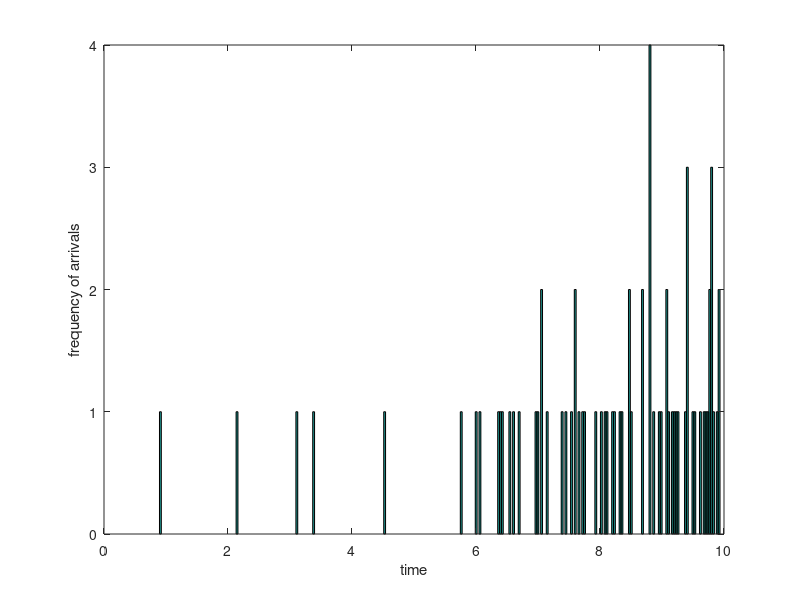

This chart was generated by the following MATLAB code:
%program to simulate a non-homogenous poison process

clear all;
close all;
clc;
T=10;                   %time for which simulation is to be carried out
%arrival_time = zeros(1,300);
t=0;
lambda = 26;            %maximum value of lambda function
i=0;

while true
    u=rand;
    t=t-(1/lambda)*log(u);
    
    if t>T
        break;
    end
    
    u1=rand;

    if t<5
        lambda_t = t/5;
    else
        lambda_t = 1+5*(t-5);
    end
    
    p=lambda_t/lambda;
    
    if u1<p
        i=i+1;
        arrival_time(i) = t;
    end
end
nbins=300;
hist(arrival_time,nbins)                    %for visualization
xlabel('time')
ylabel('frequency of arrivals')